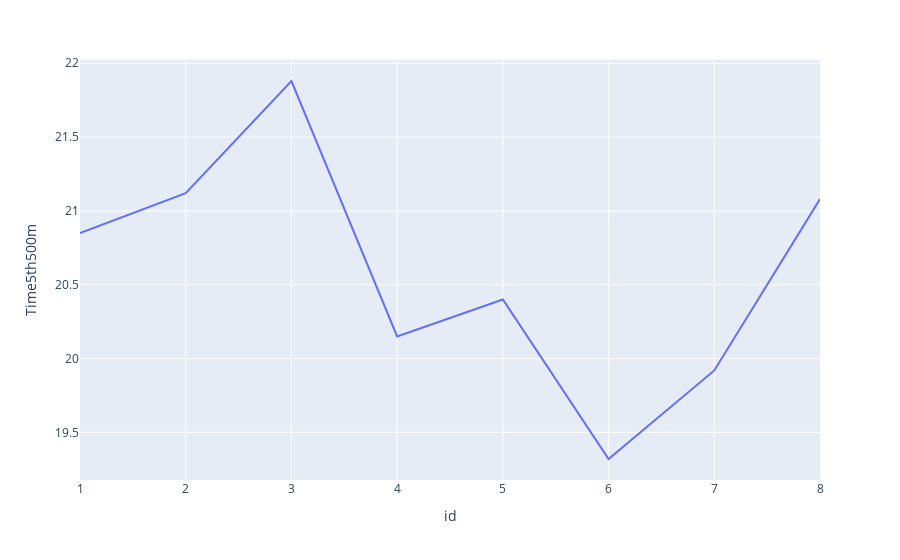

Notebook code for this chart:
### Code cell
px.line(df_run, x='id', y='Time5th500m')

### Figure 1 — Plotly figure (JSON) as saved in the notebook; plotly's stock layout.template omitted (floating-point values rounded to 4 significant figures)
{"data": [{"hovertemplate": "id=%{x}<br>Time5th500m=%{y}<extra></extra>", "legendgroup": "", "line": {"color": "#636efa", "dash": "solid"}, "mode": "lines", "name": "", "orientation": "v", "showlegend": false, "type": "scatter", "x": [1, 2, 3, 4, 5, 6, 7, 8], "xaxis": "x", "y": [20.85, 21.12, 21.88, 20.15, 20.4, 19.32, 19.92, 21.08], "yaxis": "y"}], "layout": {"legend": {"tracegroupgap": 0}, "margin": {"t": 60}, "xaxis": {"anchor": "y", "domain": [0, 1], "title": {"text": "id"}}, "yaxis": {"anchor": "x", "domain": [0, 1], "title": {"text": "Time5th500m"}}}}
